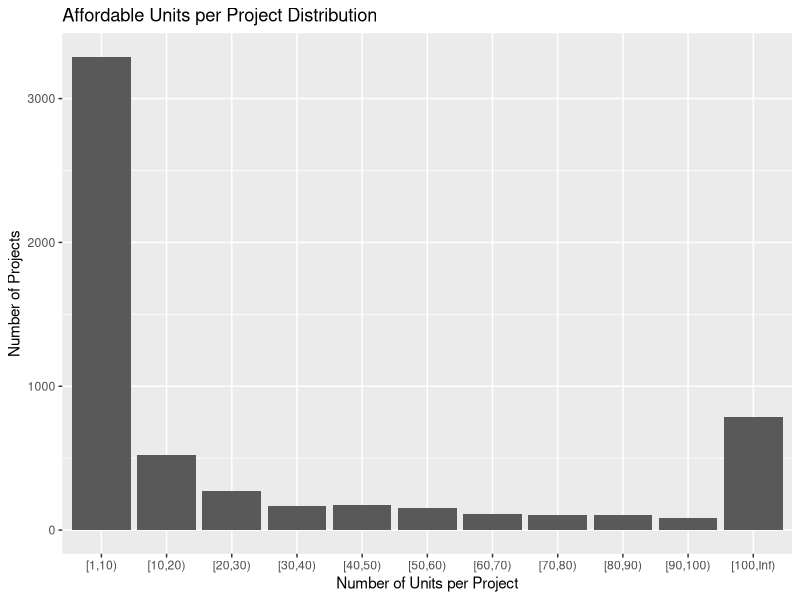
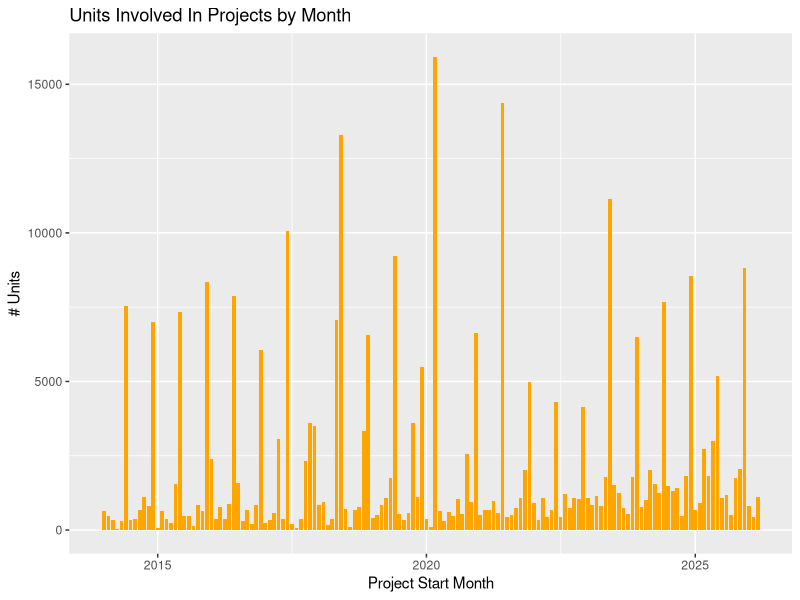
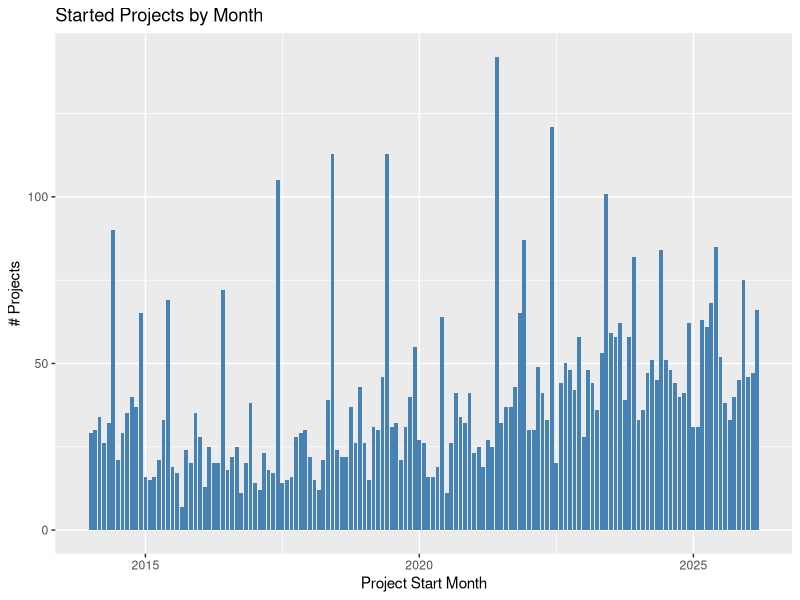
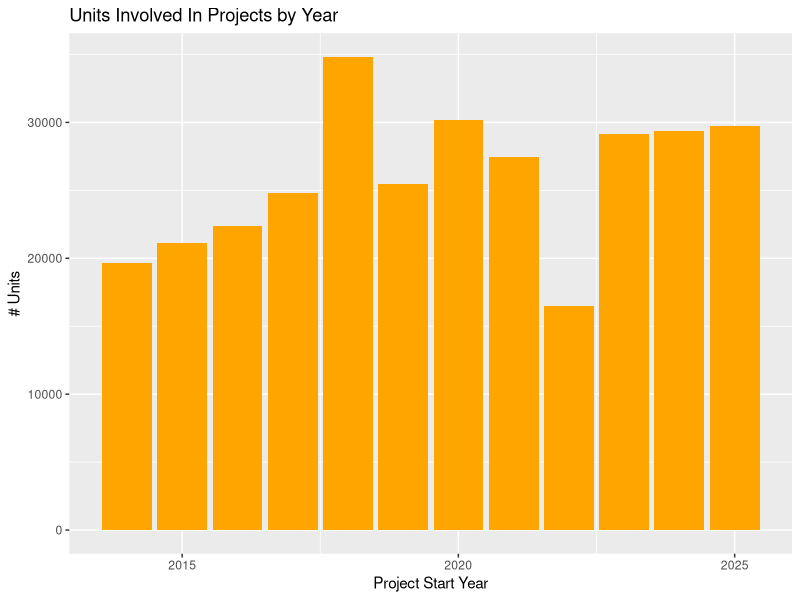
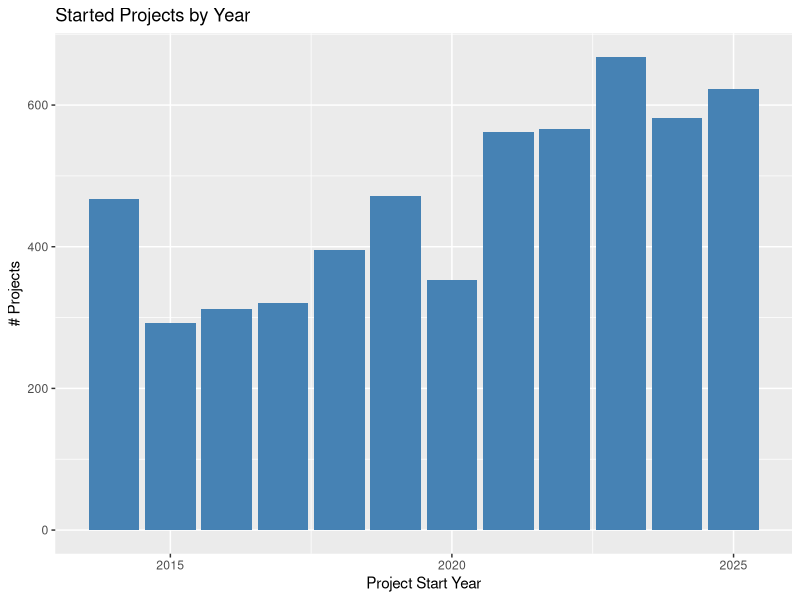
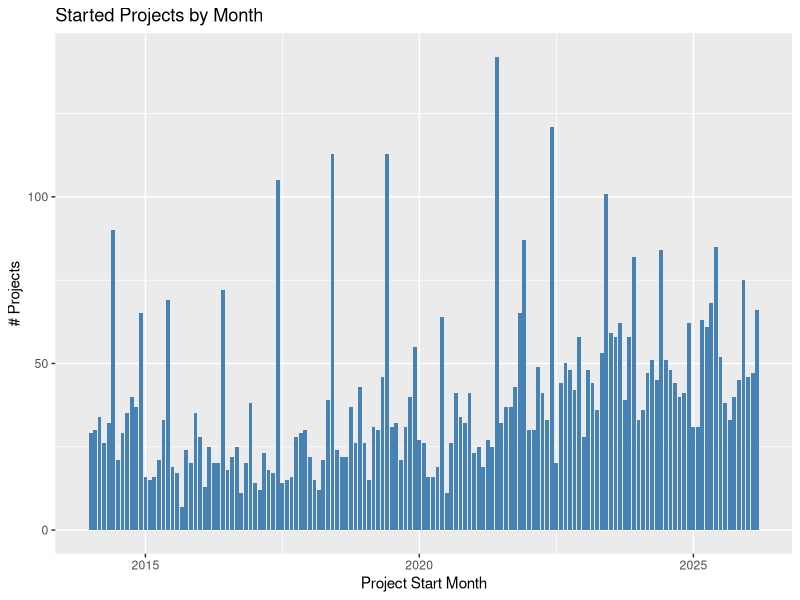
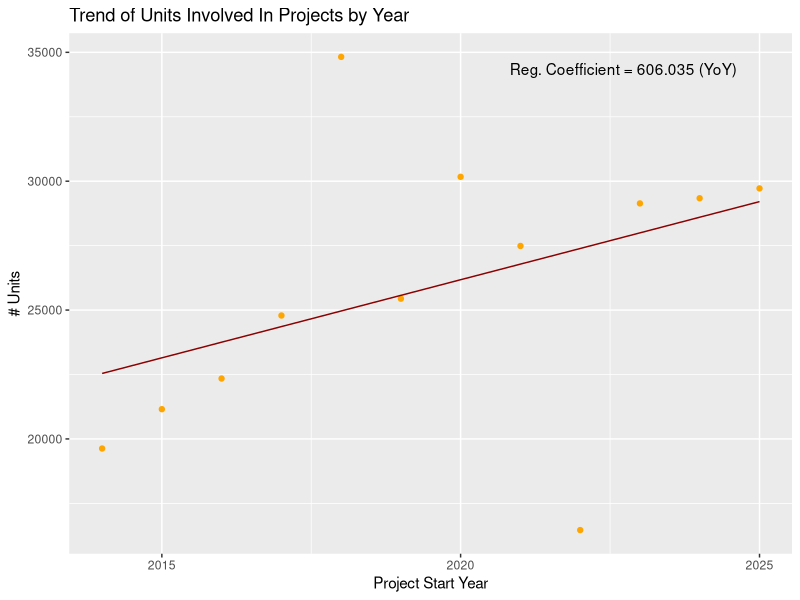
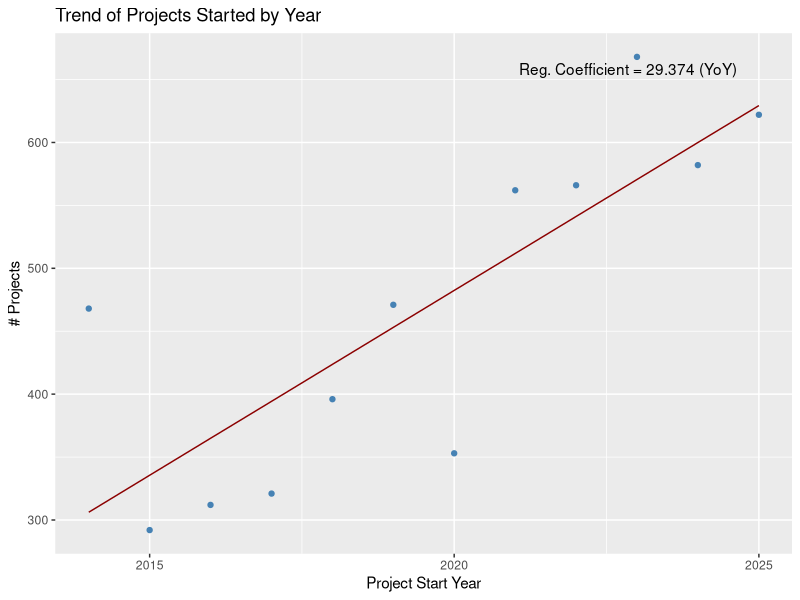

The R source for these figures, in order:
library(readr)
library(dplyr)
library(lubridate)
library(ggplot2)

# Data uploading and cleaning
data <- read_csv("data/Affordable_Housing_Production_by_Building_20260821.csv")
data_f <- data[!is.na(data$`All Counted Units`), ]

data_f$`Project Start Date` <- mdy(data_f$`Project Start Date`)

n_unique_projects <- length(unique(data_f$`Project ID`)) # save the number of unique projects 

data_f$`Project Start Month` <- floor_date(data_f$`Project Start Date`, unit="month")
data_f$`Project Start Year` <- floor_date(data_f$`Project Start Date`, unit="year")

# Aggregating by proejct (collapsing buildings)
projects <- data_f |> 
  summarise(
    .by = c(`Project ID`, `Project Start Month`, `Project Start Year`), 
    `Units` = sum(`All Counted Units`)
  )
projects$`Projects Cnt` <- 1

# Visualize units per project distribution
  
projects <- projects |>
  mutate(
    `# Units - Grouped` = cut(
      `Units`,
      breaks = c(1, 10, 20, 30, 40, 50, 60, 70, 80, 90, 100, Inf),
      right = FALSE
    )
  )

ggplot(projects, aes(x = `# Units - Grouped`)) +
  geom_bar() +
  labs(
    x = "Number of Units per Project",
    y = "Number of Projects",
    title = "Affordable Units per Project Distribution"
  )

# Aggregating by month
by_month <- projects |> 
  summarise(
    .by = c(`Project Start Month`), 
    `# Units` = sum(`Units`),
    `# Projects` = sum(`Projects Cnt`)
  )
by_month <- by_month |>
  mutate(`6th or 12th month` = if_else(format(`Project Start Month`, "%m") %in% c("06", "12"), 1, 0))

# Aggregating by year
by_year <- projects |> 
  summarise(
    .by = c(`Project Start Year`), 
    `# Units` = sum(`Units`),
    `# Projects` = sum(`Projects Cnt`)
  )
by_year <- by_year[by_year$`Project Start Year` < '2026-01-01', ]
by_year <- by_year |> arrange(`Project Start Year`)
by_year$`Project Start Year Numeric` <- 0:(nrow(by_year)-1)

# Visualize monthly data

ggplot(by_month, aes(`Project Start Month`, `# Units`)) +
  geom_col(fill="orange") +
  labs(
    title="Units Involved In Projects by Month"
  )

ggplot(by_month, aes(`Project Start Month`, `# Projects`)) +
  geom_col(fill="steelblue") +
  labs(
    title="Started Projects by Month"
  )

# Visualize yearly data

ggplot(by_year, aes(`Project Start Year`, `# Units`)) +
  geom_col(fill="orange") +
  labs(
    title="Units Involved In Projects by Year"
  )

ggplot(by_year, aes(`Project Start Year`, `# Projects`)) +
  geom_col(fill="steelblue") +
  labs(
    title="Started Projects by Year"
  )

ggplot(by_month, aes(`Project Start Month`, `# Projects`)) +
  geom_col(fill="steelblue") +
  labs(
    title="Started Projects by Month"
  )

# Calculate and visualize a # units trend
units_trend <- lm(`# Units` ~ `Project Start Year Numeric`, data = by_year)
by_year$`# Units Predicted` <- predict(units_trend)
by_year$`# Units Predicted Error` <- by_year$`# Units Predicted` - by_year$`# Units`

ggplot(by_year, aes(x = `Project Start Year`, y = `# Units`)) +
  geom_point(color = "orange") +
  geom_line(aes(y = `# Units Predicted`), color = "darkred") +
  labs(title="Trend of Units Involved In Projects by Year") +
  annotate(
    "text",
    x = max(by_year$`Project Start Year`, na.rm = TRUE),
    y = max(by_year$`# Units`, na.rm = TRUE),
    label = paste0(
      "Reg. Coefficient = ",
      round(coef(units_trend)["`Project Start Year Numeric`"], 3),
      " (YoY)"
    ),
    hjust = 1.1,
    vjust = 1.5
  )

# Calculate and visualize a # projects trend
projects_trend <- lm(`# Projects` ~ `Project Start Year Numeric`, data = by_year)
by_year$`# Projects Predicted` <- predict(projects_trend)
by_year$`# Projects Predicted Error` <- by_year$`# Projects Predicted` - by_year$`# Projects`

ggplot(by_year, aes(x = `Project Start Year`, y = `# Projects`)) +
  geom_point(color = "steelblue") +
  geom_line(aes(y = `# Projects Predicted`), color = "darkred") + 
  labs(title="Trend of Projects Started by Year") +
  annotate(
    "text",
    x = max(by_year$`Project Start Year`, na.rm = TRUE),
    y = max(by_year$`# Projects`, na.rm = TRUE),
    label = paste0(
      "Reg. Coefficient = ",
      round(coef(projects_trend)["`Project Start Year Numeric`"], 3),
      " (YoY)"
    ),
    hjust = 1.1,
    vjust = 1.5
  )

# Correlation matrix
cor(by_month[,c("# Units", "# Projects", "6th or 12th month")], method = "pearson")
